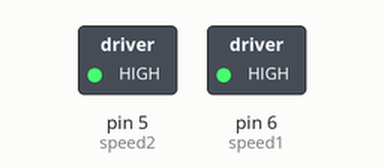
This sketch was run on a simulated Arduino Uno, built with avr-gcc and run on an emulated ATmega328P. Shown: switched loads named in the sketch (green lamp = pin HIGH).

Above: at 0.1 s.
Timing chart, 0 to 1.6 s (numbered marks = the images above):
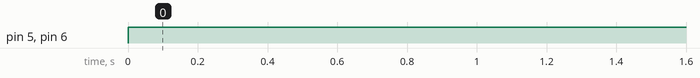

The sketch:

car_motors_square.ino
```cpp
int inp1 = 13;
int inp2 = 12;
int speed1 = 6;

int inp3 = 11;
int inp4  = 10;
int speed2 = 5;

void setup (){
  for (int i = 13; i<= 11; i --)
    pinMode (i, OUTPUT);

   for (int i = 5; i<= 6; i ++)
    pinMode (i, OUTPUT);

}

void left_up (void){
  digitalWrite (inp1, HIGH);
  digitalWrite (inp2, LOW);
  digitalWrite (speed1, HIGH);
}

void left_down (void){
  digitalWrite (inp1, LOW);
  digitalWrite (inp2, HIGH);
  digitalWrite (speed1, HIGH);
}

void stop_left(void){
  digitalWrite (inp1, LOW);
  digitalWrite (inp2, LOW);
//  digitalWrite (speed1, LO);
}

void right_up (void){
  digitalWrite (inp3, HIGH);
  digitalWrite (inp4, LOW);
  digitalWrite (speed2, HIGH);
}

void right_down (void){
  digitalWrite (inp3, LOW);
  digitalWrite (inp4, HIGH);
  digitalWrite (speed2, HIGH);
}

void stop_right (void){
  digitalWrite (inp3, LOW);
  digitalWrite (inp4,  LOW);
}

void ride_up (void){
  left_up ();
  right_up ();
}

void ride_down (void){
  left_down ();
  right_down ();
}

void stopm (void){
  stop_left();
  stop_right();
}
void ride_left (void){
  left_up();
  right_down();
}


void loop (){
  ride_up ();
  delay (1000);
  stopm();
  delay (220);
  ride_left ();

  delay (500);
  stopm();   delay (220);

}
```

Measured:
- by itself, pin 5 (speed2), pin 6 (speed1): LOW → HIGH at 0.00 s
